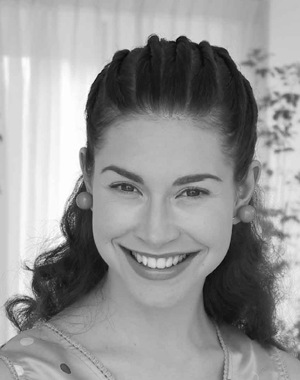
%> input picture KomputerowePO/zaj5/portret.jpg, 300 x 380 px
$ octave p4.m   (GNU Octave 9; MATLAB toolbox functions it lacks are replaced by stand-ins)
%> lines starting %> are read from the running program, lines starting %| are printed output that depends on the picture
L1 = imread('portret.jpg');
%> L1 is the input picture: size 380x300 uint8; min 5, max 255, mean 149.8

while 0<1
  wyb = menu('Menu','Dodaj 0-1','Odejmij 0-1','Logarytmuj','Pierwiastek','Potęga','Przywróc oryginalny obraz','Wyjdz','dodaj kontrast');
%> the answer given: 1
  switch wyb
    case 1
      rand1 = rand(1);
      L1 = L1 + (rand1 * 10);
      imshow(L1);
    case 2
      rand1 = rand(1);
      L1 = L1 - (rand1 * 10);
      imshow(L1);
    case 3
      L1 = log(L1 + 1);
      imshow(L1);
    case 4
      L1 = sqrt(L1);
      imshow(L1);
    case 5
      L1 = power(L1, 1.5);
      imshow(L1);
    case 6
      L1 = imread('portret.jpg');
      imshow(L1);
    case 7
      close
      break;
    case 8
      #L1 = imadjust(L1,[120/255, 255/255],[0 1]);
      L1=imadjust(L1,[0.3 0.7],[],0.6)
      figure;
      imshow(L1);
  end
  figure;
  imhist(L1);
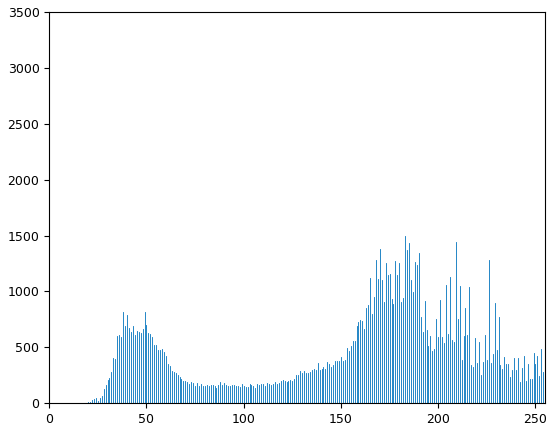
%> figure redrawn from the program's plot data; highest point at x = 255, y = 3145
  [y,x]=imhist(L1);
%> y = 256 values, max 3145 at index 256, min 0 at index 1, mean 445.3; x = 256 values from 0 to 255
end
close all;
